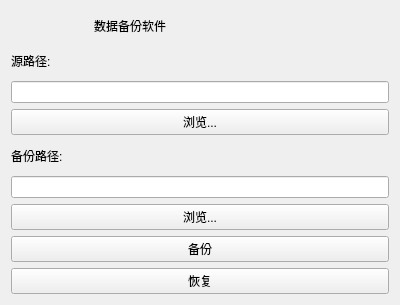
<?xml version="1.0" encoding="UTF-8"?>
<ui version="4.0">
 <class>widget</class>
 <widget class="QWidget" name="widget">
  <property name="geometry">
   <rect>
    <x>0</x>
    <y>0</y>
    <width>400</width>
    <height>305</height>
   </rect>
  </property>
  <property name="windowTitle">
   <string>数据备份与恢复</string>
  </property>
  <layout class="QVBoxLayout" name="verticalLayout">
   <item>
    <widget class="QLabel" name="label_3">
     <property name="text">
      <string>                         数据备份软件</string>
     </property>
    </widget>
   </item>
   <item>
    <widget class="QLabel" name="label">
     <property name="text">
      <string>源路径:</string>
     </property>
    </widget>
   </item>
   <item>
    <widget class="QLineEdit" name="lineEdit_Source"/>
   </item>
   <item>
    <widget class="QPushButton" name="button_BrowseSource">
     <property name="text">
      <string>浏览...</string>
     </property>
    </widget>
   </item>
   <item>
    <widget class="QLabel" name="label_2">
     <property name="text">
      <string>备份路径:</string>
     </property>
    </widget>
   </item>
   <item>
    <widget class="QLineEdit" name="lineEdit_Backup"/>
   </item>
   <item>
    <widget class="QPushButton" name="button_BrowseBackup">
     <property name="text">
      <string>浏览...</string>
     </property>
    </widget>
   </item>
   <item>
    <widget class="QPushButton" name="button_Backup">
     <property name="text">
      <string>备份</string>
     </property>
    </widget>
   </item>
   <item>
    <widget class="QPushButton" name="button_Restore">
     <property name="text">
      <string>恢复</string>
     </property>
    </widget>
   </item>
  </layout>
 </widget>
 <resources/>
 <connections/>
</ui>
